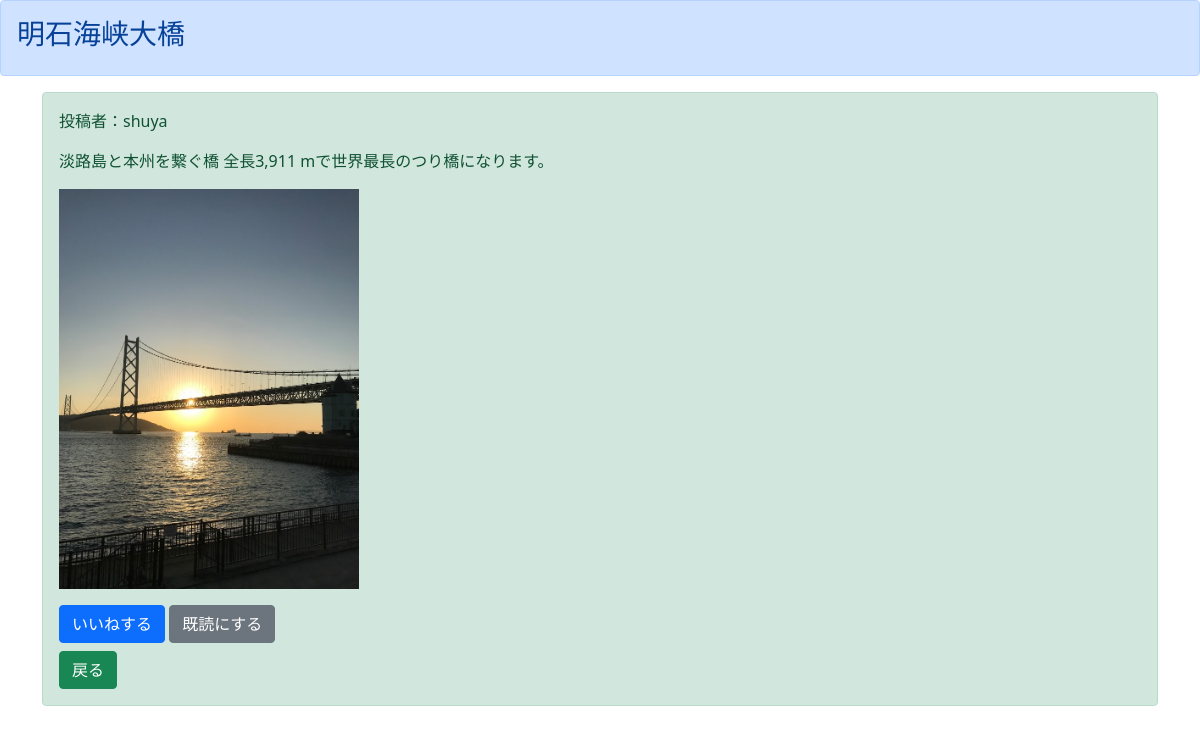
The page /detail/2 (signed in) on the database its author committed.
### boardapp/models.py (models this page shows)
class BoardModel(models.Model):
    title = models.CharField(max_length=100)
    content = models.TextField()
    author = models.CharField(max_length=50)
    snsimage = models.ImageField(upload_to='')
    good = models.IntegerField(null=True, blank=True, default=0)
    read = models.IntegerField(null=True, blank=True, default=0)
    readtext = models.TextField(null=True, blank=True, default='a')

### boardapp/views.py (the view)
# urls.py: path('detail/<int:pk>', detailfunc, name='detail'),
def detailfunc(request, pk):
    object = get_object_or_404(BoardModel, pk=pk)
    return render(request, 'detail.html', {'object':object})

### templates/detail.html
{% extends 'base.html' %}
{% block header %}
<div class="alert alert-primary" role="alert">
    <h3>{{ object.title }}</h3>
</div>
{% endblock header %}
{% block content %}
{% if user.is_authenticated %}
<div class="container">
    <div class="alert alert-success" role="alert">
        <p>投稿者：{{ object.author }}</p>
        <p>{{ object.content }}</p>
        <p><img src="{{ object.snsimage.url }}" width=300></p>
        <a href="{% url 'good' object.pk %}" class="btn btn-primary" role="button" aria-pressed="true">いいねする</a>
        <a href="{% url 'read' object.pk %}" class="btn btn-secondary" role="button" aria-pressed="true">既読にする</a>
        <br>
        <a href="{% url 'list' %}" class="btn btn-success mt-2" tabindex="-1" role="button" aria-disabled="true">戻る</a>
    </div>
</div>
{% else %}
please login
{% endif %}
{% endblock content %}

### rows shown on the page
BoardModel: title "明石海峡大橋", author "shuya", content "淡路島と本州を繋ぐ橋 全長3,911 mで世界最長のつり橋になります。", snsimage (picture)
